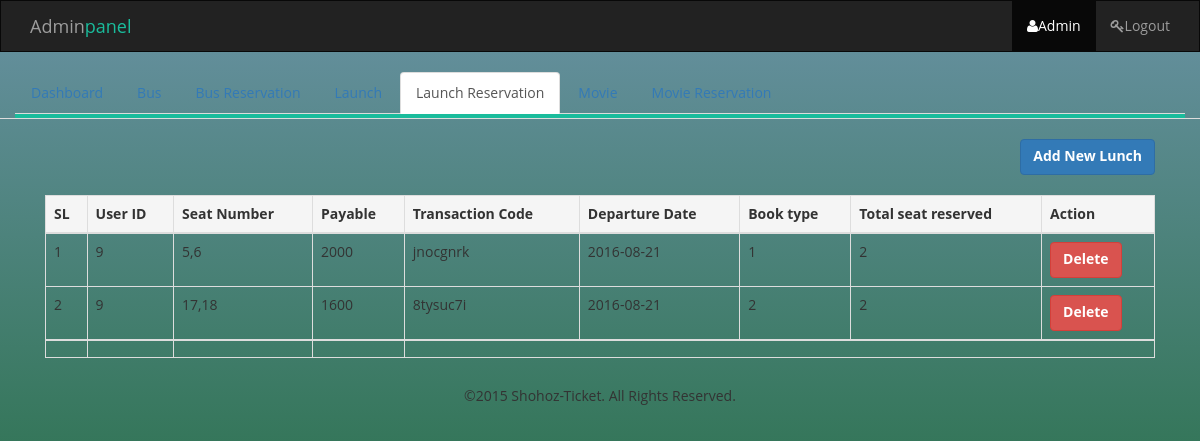
The app's page /admin/admin_dashboard_launch_seat.php (signed in) with its own data.
### tables this page shows
CREATE TABLE `launch_reserve` (
  `r_id` int(10) NOT NULL,
  `user_id` int(20) NOT NULL,
  `seat_number` varchar(100) NOT NULL,
  `payable` int(10) NOT NULL,
  `transaction_code` varchar(50) NOT NULL,
  `dept_date` date NOT NULL,
  `book_type` varchar(100) NOT NULL,
  `total_seat_no` int(10) NOT NULL,
  `reserve_id` int(10) NOT NULL
);

### admin/admin_dashboard_launch_seat.php (the view, shortened to what this page needs)
<?php
include_once 'header.php';
$launch_query = "SELECT * FROM `launch_reserve`";
$result = mysqli_query($con, $launch_query);
$sno = 0;
$even_odd = '';
?>
<div class="content-table">
	<div class="container">
		<div class="col-lg-12">
			<div class="pull-right seat-button"><a href="newlaunch.php" class="btn btn-primary">Add New Lunch</a></div>
		    <table class="table table-bordered">
		    	<thead>
		    		<tr class="active">
				        <th>SL</th>
				        <th>User ID</th>
				        <th>Seat Number</th>
				        <th>Payable</th>
				        <th>Transaction Code</th>
				        <th>Departure Date</th>
				        <th>Book type</th>
				        <th>Total seat reserved</th>
				        <th>Action</th>
			    	</tr>
		    	</thead>
		    	<tbody>
		    		<?php if(mysqli_affected_rows($con)) :
		    		while($launch_row = mysqli_fetch_object($result)){
                  	$sno++;
                  	if($sno%2==0){$even_odd='even';}else{$even_odd='odd';}  ?>
		    		 	<tr class="<?php echo $even_odd ?>">
		    		 		<td><?php echo $sno; ?></td>
		    		 		<td><?php echo $launch_row->user_id  ?></td>
		    		 		<td><?php echo $launch_row->seat_number ?></td>
		    		 		<td><?php echo $launch_row->payable ?></td>
		    		 		<td><?php echo $launch_row->transaction_code ?></td>
		    		 		<td><?php echo $launch_row->dept_date ?></td>
		    		 		<td><?php echo $launch_row->book_type ?></td>
		    		 		<td><?php echo $launch_row->total_seat_no ?></td>
		    		 		<td><a href="deletelnseat.php?id=<?php echo $launch_row->r_id?>" class="btn btn-danger">Delete</a></td>
		    		 		<?php
		    		 	}
		    		 	endif; ?>
		    	</tbody>
			    <tr>
			    	<td></td>
			        <td></td>
			        <td></td>
			        <td></td>
			    </tr>
		    </table>
		</div>
	</div>
</div>
<?php include_once 'footer.php'; ?>

### style.css (style rules this page uses)
body, html { height: 100%; background-repeat: no-repeat; background-image: linear-gradient(rgb(104, 145, 162), rgb(12, 97, 33)); }
.btn { font-weight: 700; height: 36px; -moz-user-select: none; -webkit-user-select: none; user-select: none; cursor: default; }
body { font-family: 'Open Sans', sans-serif; }
.content-table { padding-top: 20px; }
.seat-button { margin-bottom: 20px; }

### records on screen
launch_reserve: user "9", seat_number "5,6", payable "2000", transaction_code "jnocgnrk", dept_date "2016-08-21", book_type "1", total_seat_no "2"
launch_reserve: user "9", seat_number "17,18", payable "1600", transaction_code "8tysuc7i", dept_date "2016-08-21", book_type "2", total_seat_no "2"
